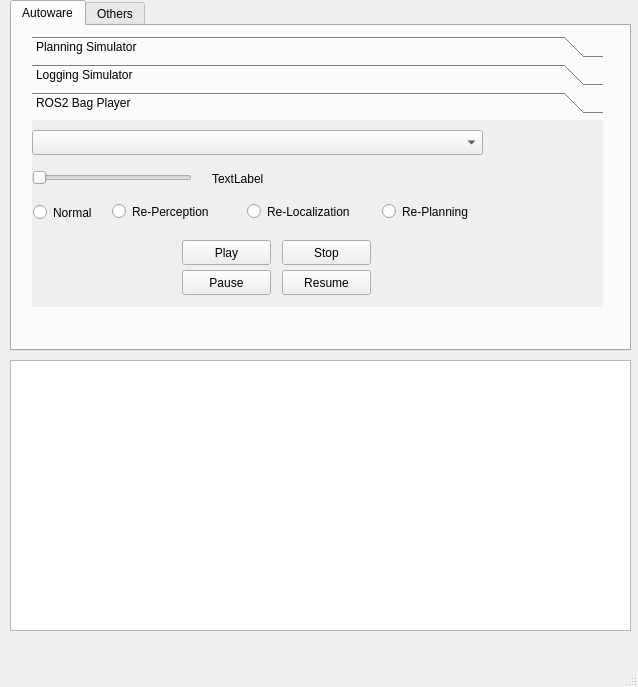
<?xml version="1.0" encoding="UTF-8"?>
<ui version="4.0">
 <class>mainWindow</class>
 <widget class="QMainWindow" name="mainWindow">
  <property name="geometry">
   <rect>
    <x>0</x>
    <y>0</y>
    <width>638</width>
    <height>687</height>
   </rect>
  </property>
  <property name="windowTitle">
   <string>MainWindow</string>
  </property>
  <widget class="QWidget" name="centralwidget">
   <widget class="QTabWidget" name="tabWidget">
    <property name="geometry">
     <rect>
      <x>10</x>
      <y>0</y>
      <width>621</width>
      <height>351</height>
     </rect>
    </property>
    <property name="currentIndex">
     <number>0</number>
    </property>
    <widget class="QWidget" name="autoware_tab">
     <attribute name="title">
      <string>Autoware</string>
     </attribute>
     <widget class="QToolBox" name="toolBox">
      <property name="geometry">
       <rect>
        <x>20</x>
        <y>10</y>
        <width>571</width>
        <height>271</height>
       </rect>
      </property>
      <property name="currentIndex">
       <number>2</number>
      </property>
      <widget class="QWidget" name="page_0">
       <attribute name="label">
        <string>Planning Simulator</string>
       </attribute>
       <widget class="QPushButton" name="pushButton_run_planning_simulator">
        <property name="geometry">
         <rect>
          <x>0</x>
          <y>90</y>
          <width>89</width>
          <height>25</height>
         </rect>
        </property>
        <property name="text">
         <string>Run</string>
        </property>
       </widget>
       <widget class="QPushButton" name="pushButton_stop_planning_simulator">
        <property name="geometry">
         <rect>
          <x>140</x>
          <y>90</y>
          <width>89</width>
          <height>25</height>
         </rect>
        </property>
        <property name="text">
         <string>Stop</string>
        </property>
       </widget>
       <widget class="QRadioButton" name="radioButton_vehicle_model_gen1_psim">
        <property name="geometry">
         <rect>
          <x>0</x>
          <y>0</y>
          <width>112</width>
          <height>23</height>
         </rect>
        </property>
        <property name="text">
         <string>BYD J6 Gen1</string>
        </property>
       </widget>
       <widget class="QRadioButton" name="radioButton_vehicle_model_gen2_psim">
        <property name="geometry">
         <rect>
          <x>120</x>
          <y>0</y>
          <width>112</width>
          <height>23</height>
         </rect>
        </property>
        <property name="text">
         <string>BYD J6 Gen2</string>
        </property>
       </widget>
       <widget class="QComboBox" name="comboBox_map_path_psim">
        <property name="geometry">
         <rect>
          <x>0</x>
          <y>40</y>
          <width>311</width>
          <height>25</height>
         </rect>
        </property>
       </widget>
      </widget>
      <widget class="QWidget" name="page_1">
       <property name="geometry">
        <rect>
         <x>0</x>
         <y>0</y>
         <width>571</width>
         <height>178</height>
        </rect>
       </property>
       <attribute name="label">
        <string>Logging Simulator</string>
       </attribute>
       <widget class="QCheckBox" name="checkBox_localizaiton">
        <property name="geometry">
         <rect>
          <x>2</x>
          <y>103</y>
          <width>103</width>
          <height>23</height>
         </rect>
        </property>
        <property name="text">
         <string>localization</string>
        </property>
       </widget>
       <widget class="QCheckBox" name="checkBox_perception">
        <property name="geometry">
         <rect>
          <x>220</x>
          <y>72</y>
          <width>100</width>
          <height>23</height>
         </rect>
        </property>
        <property name="text">
         <string>perception</string>
        </property>
       </widget>
       <widget class="QCheckBox" name="checkBox_control">
        <property name="geometry">
         <rect>
          <x>202</x>
          <y>103</y>
          <width>74</width>
          <height>23</height>
         </rect>
        </property>
        <property name="text">
         <string>control</string>
        </property>
       </widget>
       <widget class="QCheckBox" name="checkBox_sensing">
        <property name="geometry">
         <rect>
          <x>137</x>
          <y>72</y>
          <width>77</width>
          <height>23</height>
         </rect>
        </property>
        <property name="text">
         <string>sensing</string>
        </property>
       </widget>
       <widget class="QCheckBox" name="checkBox_system">
        <property name="geometry">
         <rect>
          <x>282</x>
          <y>103</y>
          <width>73</width>
          <height>23</height>
         </rect>
        </property>
        <property name="text">
         <string>system</string>
        </property>
       </widget>
       <widget class="QCheckBox" name="checkBox_planning">
        <property name="geometry">
         <rect>
          <x>111</x>
          <y>103</y>
          <width>85</width>
          <height>23</height>
         </rect>
        </property>
        <property name="text">
         <string>planning</string>
        </property>
       </widget>
       <widget class="QCheckBox" name="checkBox_vehicle">
        <property name="geometry">
         <rect>
          <x>58</x>
          <y>72</y>
          <width>73</width>
          <height>23</height>
         </rect>
        </property>
        <property name="text">
         <string>vehicle</string>
        </property>
       </widget>
       <widget class="QCheckBox" name="checkBox_rviz">
        <property name="geometry">
         <rect>
          <x>2</x>
          <y>72</y>
          <width>50</width>
          <height>23</height>
         </rect>
        </property>
        <property name="text">
         <string>rviz</string>
        </property>
       </widget>
       <widget class="QRadioButton" name="radioButton_vehicle_model_gen1_lsim">
        <property name="geometry">
         <rect>
          <x>0</x>
          <y>0</y>
          <width>112</width>
          <height>23</height>
         </rect>
        </property>
        <property name="text">
         <string>BYD J6 Gen1</string>
        </property>
       </widget>
       <widget class="QRadioButton" name="radioButton_vehicle_model_gen2_lsim">
        <property name="geometry">
         <rect>
          <x>130</x>
          <y>0</y>
          <width>112</width>
          <height>23</height>
         </rect>
        </property>
        <property name="text">
         <string>BYD J6 Gen2</string>
        </property>
       </widget>
       <widget class="QComboBox" name="comboBox_map_path_lsim">
        <property name="geometry">
         <rect>
          <x>0</x>
          <y>30</y>
          <width>86</width>
          <height>25</height>
         </rect>
        </property>
        <property name="editable">
         <bool>true</bool>
        </property>
        <property name="sizeAdjustPolicy">
         <enum>QComboBox::AdjustToContents</enum>
        </property>
       </widget>
       <widget class="QPushButton" name="pushButton_run_logging_simulator">
        <property name="geometry">
         <rect>
          <x>411</x>
          <y>61</y>
          <width>80</width>
          <height>25</height>
         </rect>
        </property>
        <property name="text">
         <string>Run</string>
        </property>
       </widget>
       <widget class="QPushButton" name="pushButton_stop_logging_simulator">
        <property name="geometry">
         <rect>
          <x>411</x>
          <y>92</y>
          <width>80</width>
          <height>25</height>
         </rect>
        </property>
        <property name="text">
         <string>Stop</string>
        </property>
       </widget>
      </widget>
      <widget class="QWidget" name="page_2">
       <property name="geometry">
        <rect>
         <x>0</x>
         <y>0</y>
         <width>571</width>
         <height>178</height>
        </rect>
       </property>
       <attribute name="label">
        <string>ROS2 Bag Player</string>
       </attribute>
       <widget class="QComboBox" name="comboBox_rosbag_path">
        <property name="geometry">
         <rect>
          <x>0</x>
          <y>10</y>
          <width>451</width>
          <height>25</height>
         </rect>
        </property>
       </widget>
       <widget class="QSlider" name="horizontalSlider_play_rate">
        <property name="geometry">
         <rect>
          <x>0</x>
          <y>50</y>
          <width>160</width>
          <height>16</height>
         </rect>
        </property>
        <property name="orientation">
         <enum>Qt::Horizontal</enum>
        </property>
       </widget>
       <widget class="QPushButton" name="pushButton_play_rosbag">
        <property name="geometry">
         <rect>
          <x>150</x>
          <y>120</y>
          <width>89</width>
          <height>25</height>
         </rect>
        </property>
        <property name="text">
         <string>Play</string>
        </property>
       </widget>
       <widget class="QPushButton" name="pushButton_stop_rosbag">
        <property name="geometry">
         <rect>
          <x>250</x>
          <y>120</y>
          <width>89</width>
          <height>25</height>
         </rect>
        </property>
        <property name="text">
         <string>Stop</string>
        </property>
       </widget>
       <widget class="QRadioButton" name="radioButton_for_localization">
        <property name="geometry">
         <rect>
          <x>215</x>
          <y>80</y>
          <width>129</width>
          <height>23</height>
         </rect>
        </property>
        <property name="text">
         <string>Re-Localization</string>
        </property>
       </widget>
       <widget class="QRadioButton" name="radioButton_for_planning">
        <property name="geometry">
         <rect>
          <x>350</x>
          <y>80</y>
          <width>107</width>
          <height>23</height>
         </rect>
        </property>
        <property name="text">
         <string>Re-Planning</string>
        </property>
       </widget>
       <widget class="QRadioButton" name="radioButton_for_perception">
        <property name="geometry">
         <rect>
          <x>80</x>
          <y>80</y>
          <width>122</width>
          <height>23</height>
         </rect>
        </property>
        <property name="text">
         <string>Re-Perception</string>
        </property>
       </widget>
       <widget class="QRadioButton" name="radioButton_normal">
        <property name="geometry">
         <rect>
          <x>1</x>
          <y>81</y>
          <width>76</width>
          <height>23</height>
         </rect>
        </property>
        <property name="text">
         <string>Normal</string>
        </property>
       </widget>
       <widget class="QLabel" name="label_play_rate">
        <property name="geometry">
         <rect>
          <x>180</x>
          <y>50</y>
          <width>67</width>
          <height>17</height>
         </rect>
        </property>
        <property name="text">
         <string>TextLabel</string>
        </property>
       </widget>
       <widget class="QPushButton" name="pushButton_pause_rosbag">
        <property name="geometry">
         <rect>
          <x>150</x>
          <y>150</y>
          <width>89</width>
          <height>25</height>
         </rect>
        </property>
        <property name="text">
         <string>Pause</string>
        </property>
       </widget>
       <widget class="QPushButton" name="pushButton_resume_rosbag">
        <property name="geometry">
         <rect>
          <x>250</x>
          <y>150</y>
          <width>89</width>
          <height>25</height>
         </rect>
        </property>
        <property name="text">
         <string>Resume</string>
        </property>
       </widget>
      </widget>
     </widget>
    </widget>
    <widget class="QWidget" name="others_tab">
     <attribute name="title">
      <string>Others</string>
     </attribute>
     <widget class="QPushButton" name="startButton">
      <property name="geometry">
       <rect>
        <x>500</x>
        <y>230</y>
        <width>89</width>
        <height>25</height>
       </rect>
      </property>
      <property name="text">
       <string>执行脚本</string>
      </property>
     </widget>
     <widget class="QListWidget" name="scriptList">
      <property name="geometry">
       <rect>
        <x>10</x>
        <y>20</y>
        <width>621</width>
        <height>191</height>
       </rect>
      </property>
     </widget>
     <widget class="QPushButton" name="stopButton">
      <property name="geometry">
       <rect>
        <x>500</x>
        <y>270</y>
        <width>89</width>
        <height>25</height>
       </rect>
      </property>
      <property name="text">
       <string>停止脚本</string>
      </property>
     </widget>
    </widget>
   </widget>
   <widget class="QTextEdit" name="outputArea">
    <property name="geometry">
     <rect>
      <x>10</x>
      <y>360</y>
      <width>621</width>
      <height>271</height>
     </rect>
    </property>
   </widget>
  </widget>
  <widget class="QMenuBar" name="menubar">
   <property name="geometry">
    <rect>
     <x>0</x>
     <y>0</y>
     <width>638</width>
     <height>22</height>
    </rect>
   </property>
  </widget>
  <widget class="QStatusBar" name="statusbar"/>
 </widget>
 <resources/>
 <connections/>
</ui>
